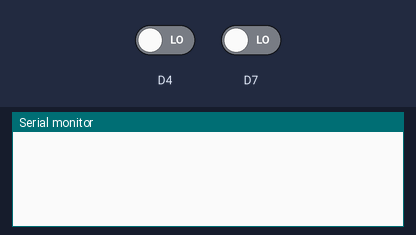
Simulated run of this sketch. Board: ESP8266 (NodeMCU). On the bench: the last lines printed to the serial monitor. The test bench sets the inputs (shaded band); at power-on: D4 LOW, D7 LOW. WiFi joins after 1.5 s; servers stay silent unless stated; web services answer with replies made up by the test bench.

Above: at 3.2 s.
3.3 s: D4 driven HIGH
At 4.4 s:
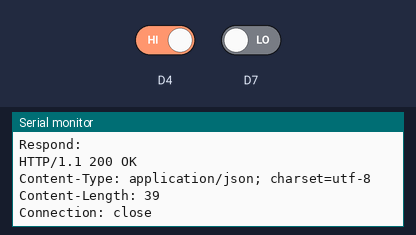
At 5.7 s:
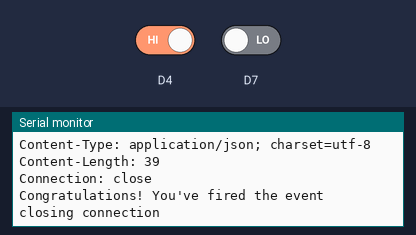

Measured:
- after the input at 3.3 s, the serial monitor: prints a new line at once (image 1)

The sketch:

ESP8266_IOT_MOTION_SENSOR.ino
```cpp
/*
Buy the PIR sensor here: https://www.amazon.com/HC-SR501-Sensor-Infrared-Arduino-Raspberry/dp/B07KBWVJMP/ref=sr_1_5?dchild=1&keywords=PIR+sensor&linkCode=sl2&linkId=6496465bff9b89254f248e1fcd89aec9&qid=1633379294&sr=8-5
*/

#include <ESP8266WiFi.h>
const char* ssid     = "xxxx";      // SSID of local network
const char* password = "xxxxxx";   // Password on network
String result;
String smoke ;
String motion ;

void setup()
{
  pinMode(D4, INPUT);
  pinMode(D7, INPUT);
  delay(2000);
  Serial.begin(115200);
  WiFi.hostname("ESP8266MotionSensor"); //This changes the hostname of the ESP8266 to display neatly on the network esp on router.
  WiFi.begin(ssid, password);
}

void ifttt() //Wifi connection and send all the data to IFTTT
{
  const char host[ ]        = "maker.ifttt.com";          // maker channel of IFTTT
  const char trigger[ ]     = "motion";                   //name of the trigger you would like to send to IFTTT
  const char APIKey[ ]      = "xxxxxxxxxxxxxxxxxxxxxxxxxxxxxxxxxxxxxxxx";      //Your maker key for Webhooks on IFTTT
  Serial.print("Connect to: ");
  Serial.println(host);
  // WiFiClient to make HTTP connection
  WiFiClient client;
  if (!client.connect(host, 80)) {
    Serial.println("connection failed");
    return;
    }

// Build URL
  String url = String("/trigger/") + trigger + String("/with/key/") + APIKey;
  Serial.print("Requesting URL: ");
  Serial.println(url);

// Send request to IFTTT
  client.print(String("GET ") + url + " HTTP/1.1\r\n" + "Host: " + host + "\r\n" + "Connection: close\r\n\r\n");
  //FYI rn rn is just two new lines to comply with http format
   delay(20);

// Read all the lines of the reply from server and print them to Serial
  Serial.println("Respond:");
  while(client.available()){
    String line = client.readStringUntil('\r');
    Serial.print(line);
    }
  Serial.println();
  Serial.println("closing connection");
  Serial.println(); //space things our in serial monitor for purdy
  Serial.println();
  client.stop();  //V5 added this to disconnect
  delay (20000); //This delay here just to stop spamming of emails- should be polished to a better method/location
 }

void loop() //Where stuffz happens
{
 if(digitalRead(D4)== HIGH)  // ||digitalRead(D7)== HIGH) Removed MQ2 or condition
  {
   motion = digitalRead(D4); //PIR sensor pin
   smoke = digitalRead(D7);  //MQ2 smoke sensor pin
   Serial.println("Alarm detected!"); //Send things to serial for handy dandy info
   Serial.print("motion ");
   Serial.println(motion);
   Serial.print("smoke ");
   Serial.println(smoke);
   ifttt(); //Tell IFTTT that intruder detected
  }
  else
  {
    //Serial.println("no trigger"); //enable for debugging of no event being triggered
  }
}
```
